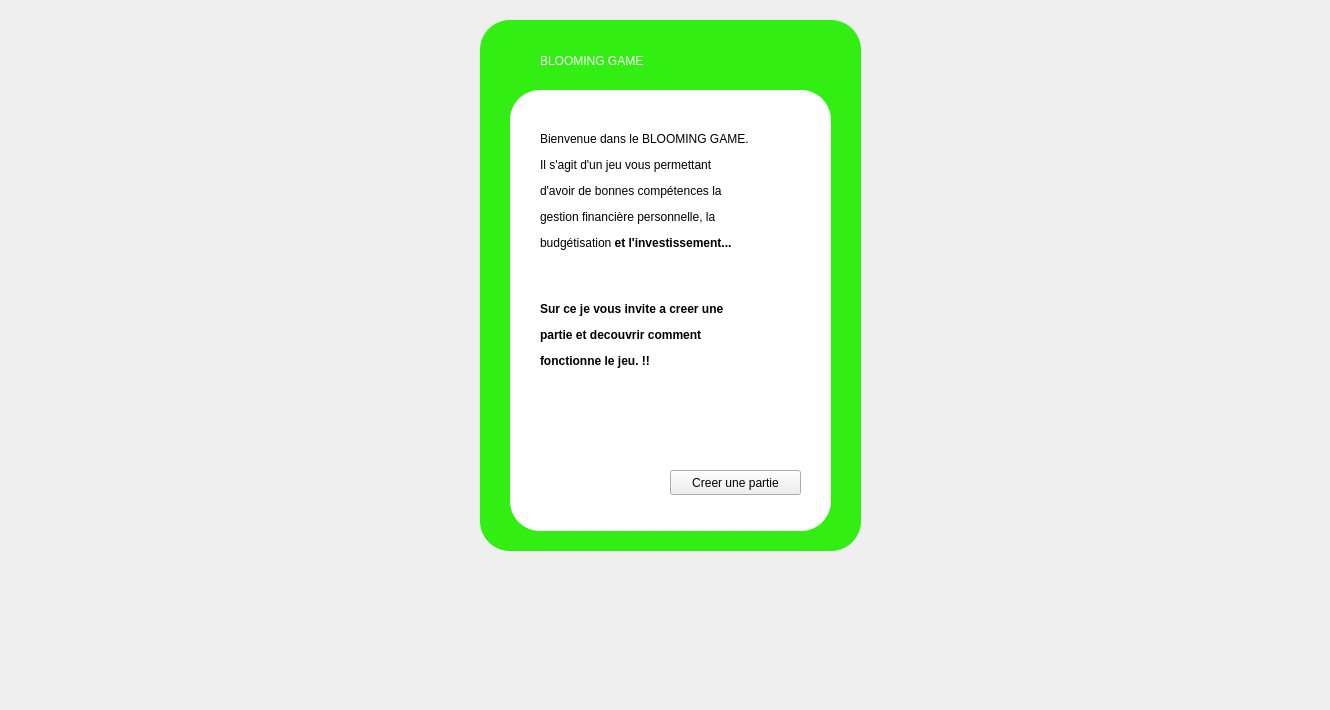
    <widget class="QWidget" name="interface_accueil">
     <widget class="QLabel" name="label_1">
      <property name="geometry">
       <rect>
        <x>480</x>
        <y>20</y>
        <width>381</width>
        <height>531</height>
       </rect>
      </property>
      <property name="styleSheet">
       <string notr="true">background-color: rgb(50, 238, 19);
border-radius:30px;</string>
      </property>
      <property name="text">
       <string/>
      </property>
     </widget>
     <widget class="QLabel" name="label_2">
      <property name="geometry">
       <rect>
        <x>510</x>
        <y>90</y>
        <width>321</width>
        <height>441</height>
       </rect>
      </property>
      <property name="styleSheet">
       <string notr="true">border-radius: 30px;
color: rgb(0, 0, 0);
background-color: rgb(255, 255, 255);
</string>
      </property>
      <property name="text">
       <string/>
      </property>
     </widget>
     <widget class="QPushButton" name="bouton_creer_partie">
      <property name="geometry">
       <rect>
        <x>670</x>
        <y>470</y>
        <width>131</width>
        <height>25</height>
       </rect>
      </property>
      <property name="text">
       <string>Creer une partie</string>
      </property>
     </widget>
     <widget class="QLabel" name="label_5">
      <property name="geometry">
       <rect>
        <x>540</x>
        <y>110</y>
        <width>271</width>
        <height>321</height>
       </rect>
      </property>
      <property name="styleSheet">
       <string notr="true">color: rgb(0, 0, 0);</string>
      </property>
      <property name="text">
       <string>&lt;html&gt;&lt;head/&gt;&lt;body&gt;&lt;p&gt;Bienvenue dans le BLOOMING GAME.&lt;/p&gt;&lt;p&gt;Il s'agit d'un jeu vous permettant &lt;/p&gt;&lt;p&gt;d'avoir de bonnes compétences la &lt;/p&gt;&lt;p&gt;gestion financière personnelle, la&lt;/p&gt;&lt;p&gt;budgétisation &lt;span style=&quot; font-weight:600;&quot;&gt;et l'investissement... &lt;/span&gt;&lt;/p&gt;&lt;p&gt;&lt;br/&gt;&lt;/p&gt;&lt;p&gt;&lt;span style=&quot; font-weight:600;&quot;&gt;Sur ce je vous invite a creer une &lt;/span&gt;&lt;/p&gt;&lt;p&gt;&lt;span style=&quot; font-weight:600;&quot;&gt;partie et decouvrir comment&lt;/span&gt;&lt;/p&gt;&lt;p&gt;&lt;span style=&quot; font-weight:600;&quot;&gt;fonctionne le jeu. !!&lt;/span&gt;&lt;/p&gt;&lt;p&gt;&lt;br/&gt;&lt;/p&gt;&lt;/body&gt;&lt;/html&gt;</string>
      </property>
     </widget>
     <widget class="QLabel" name="titre_blooming_game">
      <property name="geometry">
       <rect>
        <x>540</x>
        <y>40</y>
        <width>261</width>
        <height>41</height>
       </rect>
      </property>
      <property name="styleSheet">
       <string notr="true">color: rgb(255, 255, 255);
font: 23pt &quot;Ubuntu&quot;;</string>
      </property>
      <property name="text">
       <string>BLOOMING GAME</string>
      </property>
     </widget>
     <widget class="QLabel" name="label_20">
      <property name="geometry">
       <rect>
        <x>20</x>
        <y>-60</y>
        <width>1301</width>
        <height>701</height>
       </rect>
      </property>
      <property name="styleSheet">
       <string notr="true">border-image: url(:/images/backg.jpg);
</string>
      </property>
      <property name="text">
       <string/>
      </property>
      <property name="alignment">
       <set>Qt::AlignCenter</set>
      </property>
     </widget>
     <zorder>label_20</zorder>
     <zorder>label_1</zorder>
     <zorder>label_2</zorder>
     <zorder>bouton_creer_partie</zorder>
     <zorder>label_5</zorder>
     <zorder>titre_blooming_game</zorder>
    </widget>
